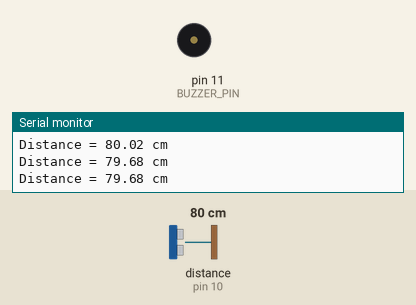
This sketch was run on a simulated Arduino Uno, built with avr-gcc and run on an emulated ATmega328P. On the bench: buzzer (waves = sounding, pin HIGH), the last lines printed to the serial monitor. Wiring (inferred from the names in the program): ultrasonic range finder: trigger pin 9; echo pin 10. Inputs (shaded band) come from the test bench; at power-on: distance to the obstacle (sensor on pin 10) 80 cm. The echo pulse lasts 58.3 µs per cm; pins used as bus, display or sensor lines are not drawn.

Above: at 1.3 s.
1.4 s: distance to the obstacle (sensor on pin 10) set to 33 cm
2.9 s: distance to the obstacle (sensor on pin 10) set to 28 cm
At 4.2 s:
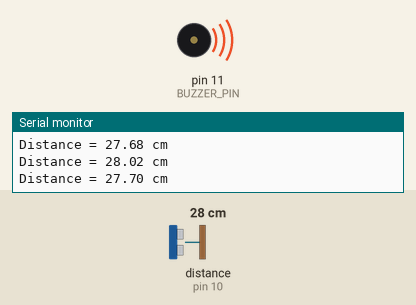
4.5 s: distance to the obstacle (sensor on pin 10) set to 35 cm
At 5.7 s:
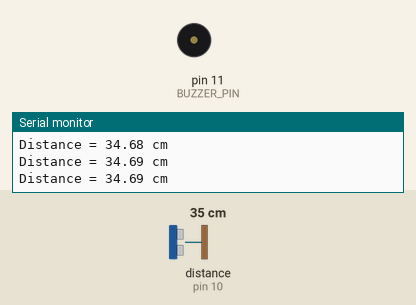
6.0 s: distance to the obstacle (sensor on pin 10) set to 2 cm
At 7.2 s:
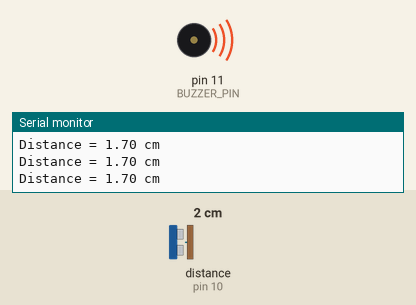
Timing chart, 0 to 8.5 s (numbered marks = the images above; inputs shaded):
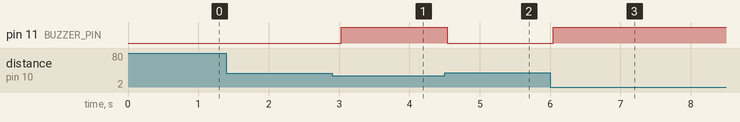

Measured:
- the behaviour switches between 31 and 30 cm on distance to the obstacle (sensor on pin 10) (found by bisection; images 0 and 1)
- after the input at 2.9 s, pin 11 (BUZZER_PIN): LOW → HIGH after 0.13 s
- after the input at 4.5 s, pin 11 (BUZZER_PIN): HIGH → LOW at once
- after the input at 6.0 s, pin 11 (BUZZER_PIN): LOW → HIGH at once

The sketch:

radiance-home-security.ino
```cpp
#define TRIG_PIN 9  // Trig pin of ultrasonic sensor
#define ECHO_PIN 10 // Echo pin of ultrasonic sensor
#define BUZZER_PIN 11 // Buzzer pin

void setup() {
    Serial.begin(9600);
    pinMode(TRIG_PIN, OUTPUT);
    pinMode(ECHO_PIN, INPUT);
    pinMode(BUZZER_PIN, OUTPUT);
    digitalWrite(BUZZER_PIN, LOW);
}

void loop() {
    float distance = getDistance(TRIG_PIN, ECHO_PIN);
    Serial.println("\nDistance = " + String(distance) + " cm");

    if (distance > 0 && distance <= 30) { // If object detected within 30 cm
        digitalWrite(BUZZER_PIN, HIGH); // Turn on buzzer
    } else {
        digitalWrite(BUZZER_PIN, LOW); // Turn off buzzer
    }

    delay(500); // Small delay for stability
}

float getDistance(int trigPin, int echoPin) {
    digitalWrite(trigPin, LOW);
    delayMicroseconds(2);
    digitalWrite(trigPin, HIGH);
    delayMicroseconds(10);
    digitalWrite(trigPin, LOW);

    long duration = pulseIn(echoPin, HIGH);
    float distance = (duration * 0.0343) / 2;
    return distance;
}
```
